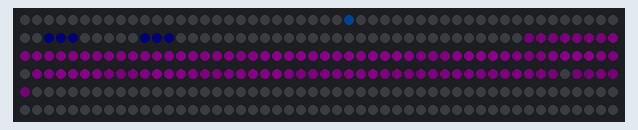
Recording of a sketch running on a simulated ESP32. Shown: 300 RGB LEDs in strip order, left to right, continuing on the next row. Dim RGB values are drawn brighter than linear; random numbers use the default seed unless the sketch sets one; what the sketch prints to the serial monitor is not drawn.

Above: at 1.46 s.
At 2.68 s:
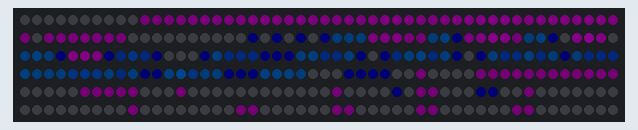
At 3.9 s:
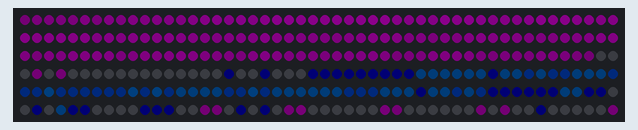
At 6.34 s:
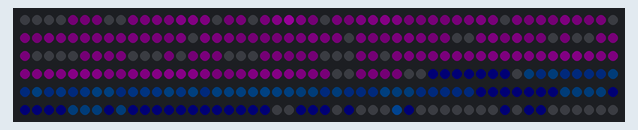
At 11.52 s:
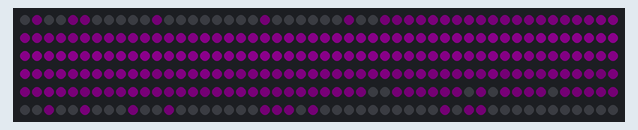
At 12.43 s:
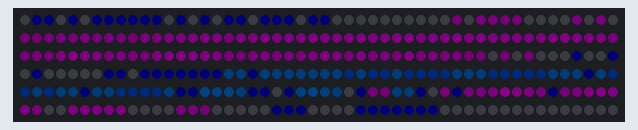

The sketch:

rain.ino
```cpp
/*
simlated a mesh of springs, where brightness is the height each light
is away from the "mesh"
*/

#include "FastLED.h"
#define LED_DT 7              // Data pin to connect to the strip.
#define COLOR_ORDER GRB       // Are they RGB, GRB or what??
#define LED_TYPE WS2812B      // Don't forget to change LEDS.addLeds
#define NUM_LEDS 300 //1500

#define L 8 // LIGHTS_PER_WRAP
#define O 0 // LOOP_OFFSET_MM
#define W 10 // HORIZONTAL_SPACE_MM
#define H 10 // VERTICAL_SPACE_MM

#define K 2 // SPRING_CONST

#define VEL_DAMPING .9 // number between 0 and 1;
#define MAX_VEL 3


struct CRGB leds[NUM_LEDS];
float leds_vel[NUM_LEDS];
float leds_brightness[NUM_LEDS];
float next_leds_brightness[NUM_LEDS];

int counter = 0;

///* begin neighborhood
int neighbor_count = 8;
float neighbor_dist[8];
int idx_offset[8];

void init_helper_values() {
  neighbor_dist[0] = sqrt((H*H)+((W-O)*(W-O)));
  neighbor_dist[1] = sqrt((H*H)+(O*O));
  neighbor_dist[2] = sqrt((H*H)+((W+O)*(W+O)));
  neighbor_dist[3] = W;
  neighbor_dist[4] = neighbor_dist[0];
  neighbor_dist[5] = neighbor_dist[1];
  neighbor_dist[6] = neighbor_dist[2];
  neighbor_dist[7] = neighbor_dist[3];

  idx_offset[0] = -L-1;
  idx_offset[1] = -L;
  idx_offset[2] = -L+1;
  idx_offset[3] = -1;
  idx_offset[4] = 1;
  idx_offset[5] = L-1;
  idx_offset[6] = L;
  idx_offset[7] = L+1;
}
//*/ // end neighborhood


void setup() {
  delay(1000);
  Serial.begin(57600);
  LEDS.addLeds<LED_TYPE, LED_DT, COLOR_ORDER>(leds, NUM_LEDS);
  FastLED.setBrightness(255);
  set_max_power_in_volts_and_milliamps(5, 10000);
  randomSeed(analogRead(0));
  init_helper_values();

  for (int i = 0; i < NUM_LEDS; i++) {
    leds[i] = CRGB(0, 0, 0);
  }
}

float accel(float brightness, float dist){
  // assume a mass of one and compute the force vector from the sprint.
  float delta = (sqrt((dist*dist)+(brightness*brightness)) - dist);
  float force = K * delta;
  // only want the vertical component of the force vector
  return force * (brightness / (delta + dist));
}

float get_brightness(int idx){
  if ((idx < 0) || (idx >= NUM_LEDS)) {
    return 0;
  } else {
    return leds_brightness[idx];
  }
}

float apply_acc(float vel, float acc){
  float ret_vel = vel+acc;
  if (ret_vel > MAX_VEL){
    ret_vel = MAX_VEL;
  }
  if (ret_vel < -MAX_VEL){
    ret_vel = -MAX_VEL;
  }
  return ret_vel * VEL_DAMPING;
}

float next_for_idx(int idx){
  float a = 0;
  float dist;
  float brightness;
  float force;
  if (idx == 100) Serial.printf("step %d", counter, leds_brightness[100]);
  // how hard does each spring pull on light `idx`?
  for (int i = 0; i < neighbor_count; i++){
    dist = neighbor_dist[i];
    brightness = get_brightness(idx) - get_brightness(idx + idx_offset[i]);
    force = accel(brightness, dist);
    a -= force; // assume mass is 1.
    //if (idx == 100) Serial.printf("\n-%d\td%.1f\tb%.1f\tf%.1f", i, dist, get_brightness(idx + idx_offset[i]), force);
  }
  if (idx == 100){
    Serial.printf("\n\tb%.1f\tv%.1f\ta%.1f", leds_brightness[100], leds_vel[100], a);
  }
  leds_vel[idx] = apply_acc(leds_vel[idx], a);

  return leds_brightness[idx] + leds_vel[idx];
}

CRGB bright2CRGB(float brightness){
  if (brightness <= 0) {
    return CRGB(-brightness, 0, -brightness);
  } else if (brightness > 0) {
    return CRGB(0,brightness / 4,brightness / 2);
  } else {
    return CRGB(0,0,0);
  }
}

bool toggle = true;

void rain() {
  for (int i = 0; i < NUM_LEDS; i++) {
    next_leds_brightness[i] = next_for_idx(i);
  }
  Serial.println();
  if (random(10) == 0){
    if (toggle) next_leds_brightness[random(NUM_LEDS)] = 30.0;
    else next_leds_brightness[random(NUM_LEDS)] = - 30.0;
    toggle = !toggle;
  }
  for (int k = 0; k<NUM_LEDS; k++){
    leds_brightness[k] = next_leds_brightness[k];
    leds[k] = bright2CRGB(leds_brightness[k]);
  }
  show_at_max_brightness_for_power();
  counter++;
}

void loop(){
  //EVERY_N_MILLISECONDS(10) {
    rain();
  //}
}


/*
int neighbor_count = 24;
float neighbor_dist[24];
int idx_offset[24];

float pythag(float w, float h){
  return sqrt((h*h)+(w*w));
}

void init_helper_values() {
  neighbor_dist[0] = pythag(2*W + 2*O, 2*H);
  neighbor_dist[1] = pythag(1*W + 2*O, 2*H);
  neighbor_dist[2] = pythag(0*W + 2*O, 2*H);
  neighbor_dist[3] = pythag(1*W - 2*O, 2*H);
  neighbor_dist[4] = pythag(2*W - 2*O, 2*H);

  neighbor_dist[5] = pythag(2*W + O, H);
  neighbor_dist[6] = pythag(1*W + O, H);
  neighbor_dist[7] = pythag(0*W + O, H);
  neighbor_dist[8] = pythag(1*W - O, H);
  neighbor_dist[9] = pythag(2*W - O, H);

  neighbor_dist[10] = pythag(2*W + 0, 0);
  neighbor_dist[11] = pythag(1*W + 0, 0);
  neighbor_dist[12] = pythag(1*W - 0, 0);
  neighbor_dist[13] = pythag(2*W - 0, 0);

  neighbor_dist[14] = neighbor_dist[9];
  neighbor_dist[15] = neighbor_dist[8];
  neighbor_dist[16] = neighbor_dist[7];
  neighbor_dist[17] = neighbor_dist[6];
  neighbor_dist[18] = neighbor_dist[5];

  neighbor_dist[19] = neighbor_dist[4];
  neighbor_dist[20] = neighbor_dist[3];
  neighbor_dist[21] = neighbor_dist[2];
  neighbor_dist[22] = neighbor_dist[1];
  neighbor_dist[23] = neighbor_dist[0];

  idx_offset[0] = -2*L - 2;
  idx_offset[1] = -2*L - 1;
  idx_offset[2] = -2*L - 0;
  idx_offset[3] = -2*L + 1;
  idx_offset[4] = -2*L + 2;

  idx_offset[5] = -1*L - 2;
  idx_offset[6] = -1*L - 1;
  idx_offset[7] = -1*L - 0;
  idx_offset[8] = -1*L + 1;
  idx_offset[9] = -1*L + 2;

  idx_offset[10] = -2;
  idx_offset[11] = -1;
  idx_offset[12] = 1;
  idx_offset[13] = 2;

  idx_offset[14] = L - 2;
  idx_offset[15] = L - 1;
  idx_offset[16] = L - 0;
  idx_offset[17] = L + 1;
  idx_offset[18] = L + 2;

  idx_offset[19] = 2*L - 2;;
  idx_offset[20] = 2*L - 1;;
  idx_offset[21] = 2*L - 0;;
  idx_offset[22] = 2*L + 1;;
  idx_offset[23] = 2*L + 2;;
}
*/
```
